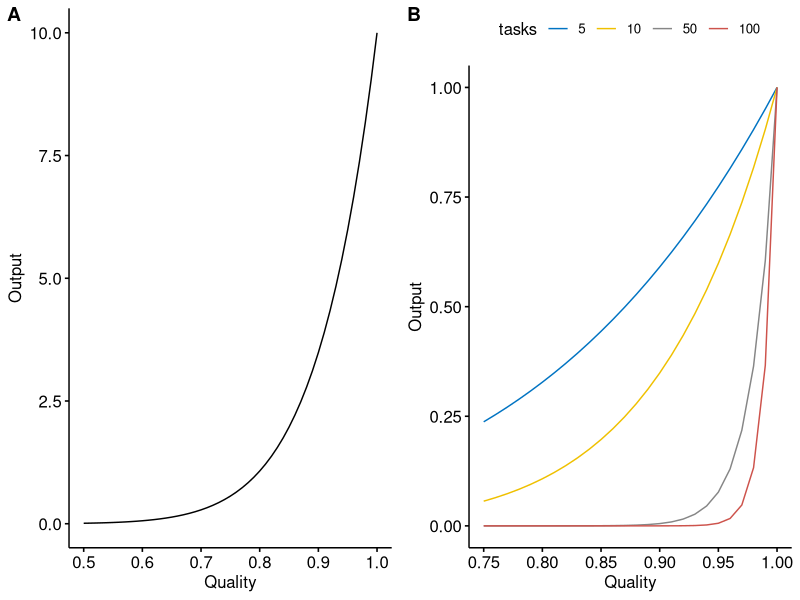

Reproduce this figure in R.
library(tidyverse)
library(ggpubr)

# output decline bwetween .95 and 90 in quality, by number of tasks
tb <- tibble(tasks = 1:100, output_95 = 0.95^(tasks)*tasks, output_90 = 0.9^(tasks)*tasks) %>%
  mutate(diff_ratio = output_95 / output_90,
         diff_abs = output_95 - output_90)

# output by quality for 10 task process
 quality <- seq(0.50, 1, 0.01)
 tasks <- rep(10, length(quality))
 output_tb <- tibble(quality, tasks) %>%
 mutate(output = quality^(tasks)*tasks)

p2 <- ggline(output_tb,
       numeric.x.axis = TRUE,
       x = "quality",
       y = "output",
       plot_type = "l",
       xlab = "Quality",
       ylab = "Output")


# percentage of output lost by worker quality for 4 different task levels
quality <- seq(0.75, 1, 0.01)

tasks <- c(rep(5, length(quality)), rep(10, length(quality)), rep(50, length(quality)), rep(100, length(quality)))

 scaled_output_tb <- tibble(qual = rep(quality, 4), tasks) %>%
 mutate(output = qual^(tasks)*tasks) %>%
   mutate(rescaled_output = output/tasks) %>%
   mutate(tasks = as.factor(tasks))

p3 <- ggline(scaled_output_tb,
             numeric.x.axis = TRUE,
             #group = "tasks",
             x = "qual",
             y = "rescaled_output",
             plot_type = "l",
             xlab = "Quality",
             ylab = "Output",
             color = "tasks",
             palette = "jco")


figure <- ggarrange(p2, p3,
                    labels = c("A", "B"),
                    ncol = 2, nrow = 1)

figure
